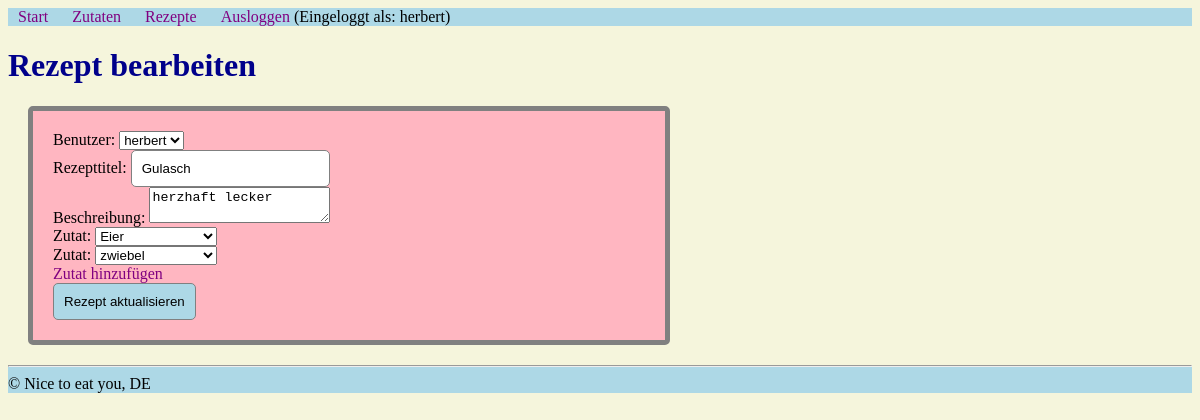
Before: /admin/rezepte_bearbeiten.php?id=2 (signed in) with the older database file.
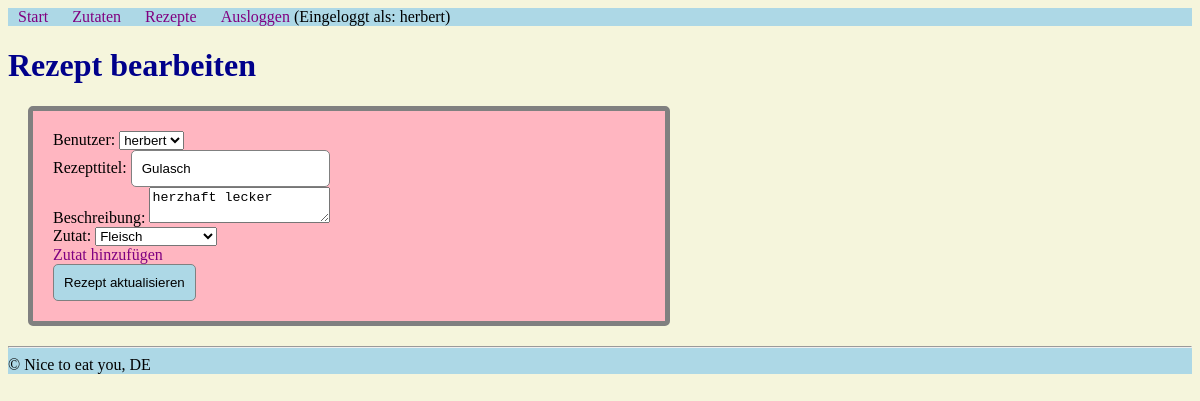
After: the same page with the newer database file.
### tables this page shows
CREATE TABLE `rezepte` (
  `id` int(10) UNSIGNED NOT NULL,
  `titel` varchar(50) DEFAULT NULL,
  `beschreibung` text DEFAULT NULL,
  `benutzer_id` int(10) UNSIGNED NOT NULL
);

CREATE TABLE `zutaten_zu_rezepte` (
  `id` int(10) UNSIGNED NOT NULL,
  `rezepte_id` int(10) UNSIGNED NOT NULL,
  `zutaten_id` int(10) UNSIGNED NOT NULL
);

CREATE TABLE `zutaten` (
  `id` int(10) UNSIGNED NOT NULL,
  `titel` varchar(50) NOT NULL,
  `Menge` float DEFAULT NULL,
  `einheit` varchar(50) DEFAULT NULL,
  `kcal_pro_100` int(11) DEFAULT NULL
);

### admin/funktionen.php (called while the page is built, shortened)
<?php
$db = mysqli_connect("localhost", "root", "", "php2");
mysqli_set_charset($db, "utf8");
function query ($sql_befehl) {
    global $db;
    $result = mysqli_query($db, $sql_befehl) or die(mysqli_error($db) . "<br/>" . $sql_befehl);
    return $result;
}
function escape($post_var) {
    global $db;
    return mysqli_real_escape_string($db, $post_var);
}

### admin/rezepte_bearbeiten.php (the view, shortened to what this page needs)
<?php
include "funktionen.php";
$erfolg = false;
include "kopf.php";
?>
    <h1>Rezept bearbeiten</h1>
<?php
    $sql_id = escape($_GET["id"]);
    $result = query("SELECT * FROM rezepte WHERE id = '{$sql_id}'");
    $row = mysqli_fetch_assoc($result);
    ?><form action="rezepte_bearbeiten.php?id=<?php echo $row["id"]?>" method="post">
        <div>
            <label for="benutzer_id">Benutzer:</label>
            <select name="benutzer_id" id="benutzer_id"><?php
                $user_result = query("SELECT id, benutzername FROM benutzer ORDER BY benutzername ASC");
                while ($user = mysqli_fetch_assoc($user_result)) {
                    echo "<option value='{$user["id"]}'";
                    if ( !empty($_POST["benutzer_id"]) && !$erfolg && $_POST["benutzer_id"] == $user["id"]) {
                        echo " selected";
                    } elseif ( empty($_POST["benutzer_id"]) && $user["id"] == $_SESSION["benutzer_id"]) {
                        echo " selected";
                    }
                    echo ">{$user["benutzername"]}</option>";
                }
            ?></select>
        </div>
        <div>
            <label for="titel">Rezepttitel:</label>
            <input type="text" name="titel" id="titel" value="<?php
                if ( !empty($_POST["titel"]) && !$erfolg  ) {
                    echo htmlspecialchars($_POST["titel"]);
                } else {
                    echo htmlspecialchars($row["titel"]);
                }
            ?>"/>
        </div>
        <div>
            <label for="beschreibung">Beschreibung:</label>
            <textarea name="beschreibung" id="beschreibung"><?php if ( !empty($_POST['beschreibung']) && !$erfolg  ) {
                echo htmlspecialchars($_POST["beschreibung"]);
            } else { echo htmlspecialchars($row["beschreibung"]); } ?></textarea>
        </div>
        <div class="zutatenliste">
            <?php
            $result = query("SELECT * FROM zutaten_zu_rezepte WHERE rezepte_id = '{$sql_id}' ORDER BY id ASC");
            $bloecke = mysqli_num_rows($result);
            $zutaten_zuordnung = array();
            while ( $zuordnung = mysqli_fetch_assoc($result) ) {
                $zutaten_zuordnung[] = $zuordnung;
            }
            for ( $i=0; $i < $bloecke; $i++ ) {
                ?>
                <div class="zutatenblock">
                    <div>
                        <label for="zutaten_id">Zutat:</label>
                        <select name="zutaten_id[]" id="zutaten_id">
                            <?php
                            $zutaten_result = query("SELECT * FROM zutaten ORDER BY titel ASC");
                            while ($zutat = mysqli_fetch_assoc($zutaten_result)) {
                                echo "<option value='{$zutat["id"]}'";
                                if ( (empty($_POST["zutaten_id"]) || $erfolg)
                                    && !empty($zutaten_zuordnung[$i])
                                    && $zutaten_zuordnung[$i]["zutaten_id"] == $zutat["id"]) {
                                    echo " selected";
                                }
                                echo ">{$zutat["titel"]}</option>";
                            }
                            ?>
                        </select>
                    </div>
                </div>
            <?php
            }
            ?>
        </div>
        <a class="zutat-neu" onclick="neueZutat();">Zutat hinzufügen</a>
        <div>
            <button type="submit">Rezept aktualisieren</button>
        </div>
    </form>
<?php
include "fuss.php";

### admin/kopf.php (shortened to what this page needs)
<!DOCTYPE html>
<html lang="de">
<head>
</head>
<body>
    <nav>
        <ul>
            <li><a href="index.php">
                Start
            </a></li>
            <li> <a href="zutaten_liste.php">
                Zutaten
             </a></li>
             <li> <a href="rezepte_liste.php">
                Rezepte
             </a></li>
             <li> <a  href="logout.php">Ausloggen</a> (Eingeloggt als: <?php echo $_SESSION["benutzername"]?>)</li>
        </ul>
    </nav>
</body>
</html>

### admin/fuss.php (shortened to what this page needs)
    <footer>
        <hr/>
        &copy; Nice to eat you, DE
    </footer>
</body>
</html>

### admin/kopf.php (style rules this page uses)
body { background-color: beige; }
nav ul { list-style-type: none; padding: 0; margin: 0; background-color: lightblue; }
nav ul li { display: inline; margin: 10px; }
a { text-decoration: none; color: purple; }
form { background-color: lightpink; width: 50%; padding: 20px; margin: 20px; border: 5px solid grey; border-radius: 5px; }
h1 { color: darkblue; }
button { background-color: lightblue; padding: 10px; border: 1px solid grey; border-radius: 5px; }
input { padding: 10px; border: 1px solid grey; border-radius: 5px; }

### admin/fuss.php (style rules this page uses)
footer { background-color: lightblue; }

Changed rows visible on the page:
removed zutaten_zu_rezepte: zutaten.titel "zwiebel"
changed zutaten_zu_rezepte: zutaten.titel "Eier" → "Fleisch"
Other visible differences:
list line gone: "Zutat:"
